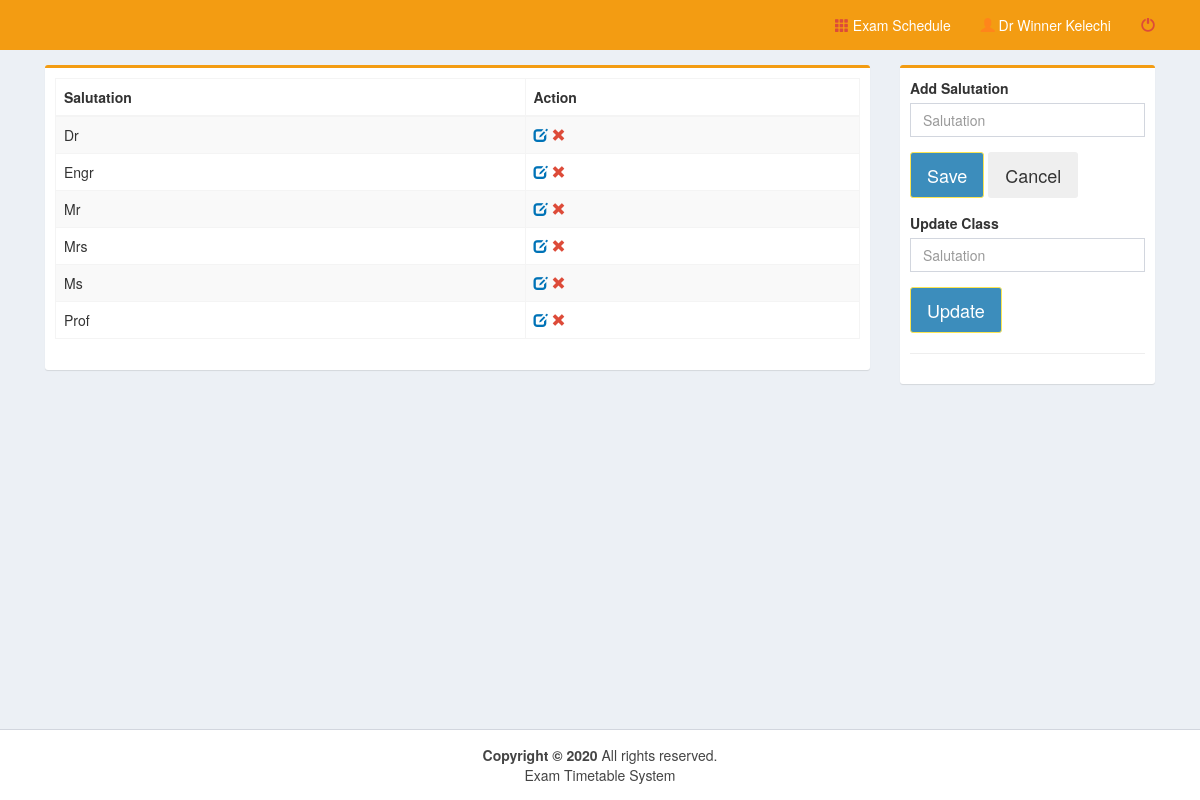
The page /pages/salut.php (signed in) on the database its author committed.
### tables this page shows
CREATE TABLE `salut` (
  `salut_id` int(11) NOT NULL,
  `salut` varchar(10) NOT NULL
);

### pages/salut.php (the view, shortened to what this page needs)
<!DOCTYPE html>
<html>
  <head>
    <link rel="stylesheet" href="../bootstrap/css/bootstrap.min.css">
    <link rel="stylesheet" href="../plugins/datatables/dataTables.bootstrap.css">
    <link rel="stylesheet" href="../dist/css/AdminLTE.min.css">
    <link rel="stylesheet" href="../plugins/select2/select2.min.css">
    <link rel="stylesheet" href="../dist/css/skins/_all-skins.min.css">
 </head>
  <body class="hold-transition skin-yellow layout-top-nav" onload="myFunction()">
    <div class="wrapper">
      <div class="content-wrapper">
        <div class="container">
          <section class="content">
            <div class="row">
	      <div class="col-md-9">
              <div class="box box-warning">
                <div class="box-body">
				<div class="row">
					<div class="col-md-12">
<table class="table table-bordered table-striped" style="margin-right:-10px">
              <thead>
                <tr>
                <th>Salutation</th>
                <th>Action</th>
                </tr>
              </thead>
    <?php
        include('../dist/includes/dbcon.php');
        $query=mysqli_query($con,"select * from salut order by salut")or die(mysqli_error());
          while($row=mysqli_fetch_array($query)){
            $id=$row['salut_id'];
            $salut=$row['salut'];
    ?>
                <tr>
                <td><?php echo $salut;?></td>
                <td>
                <a id="click" href="salut.php?id=<?php echo $id;?>&salut=<?php echo $salut;?>">
                <i class="glyphicon glyphicon-edit text-blue"></i></a>
                <a id="removeme" href="salut_del.php?id=<?php echo $id;?>">
                <i class="glyphicon glyphicon-remove text-red"></i></a>
                </td>
                </tr>
<?php }?>
</table>
		</div>
		<div class="col-md-6">
         </div>
        </div>
                </div>
              </div>
            </div>
            <div class="col-md-3">
              <div class="box box-warning">
                <div class="box-body">
                  <div id="form">
				  <div class="row">
					 <div class="col-md-12">
						  <form method="post" action="salut_save.php">
						  <div class="form-group">
							<label for="date">Add Salutation</label><br>
								<input type="text" class="form-control" name="salut" placeholder="Salutation" required>
						  </div>
					</div>
				  </div>
                  <div class="form-group">
                      <button class="btn btn-lg btn-primary" id="daterange-btn" name="save" type="submit">
                        Save
                      </button>
					  <button class="btn btn-lg" id="daterange-btn" type="reset">
                       Cancel
                      </button>
                   </div>
                  </div>
				<div id="form">
				  <div class="row">
					 <div class="col-md-12">
						  <form method="post" action="salut_update.php">
						  <div class="form-group">
							<label for="date">Update Class</label><br>
								<input type="text" class="form-control" id="class" name="salut" value="<?php echo $_REQUEST['salut'];?>" placeholder="Salutation" required>
						  </div>
					</div>
				  </div>
                  <div class="form-group">
                      <button class="btn btn-lg btn-primary" id="daterange-btn" name="save" type="submit">
                        Update
                      </button>
                   </div>
                  </div><hr>
                </div>
              </div>
            </div>
          </div>
          </section>
        </div>
      </div>
      <?php include('../dist/includes/footer.php');?>
    </div>
  </body>
</html>

### rows shown on the page
salut: salut "Dr"
salut: salut "Engr"
salut: salut "Mr"
salut: salut "Mrs"
salut: salut "Ms"
salut: salut "Prof"

### other values the page prints
$_SESSION['name'] "Dr Winner Kelechi"
